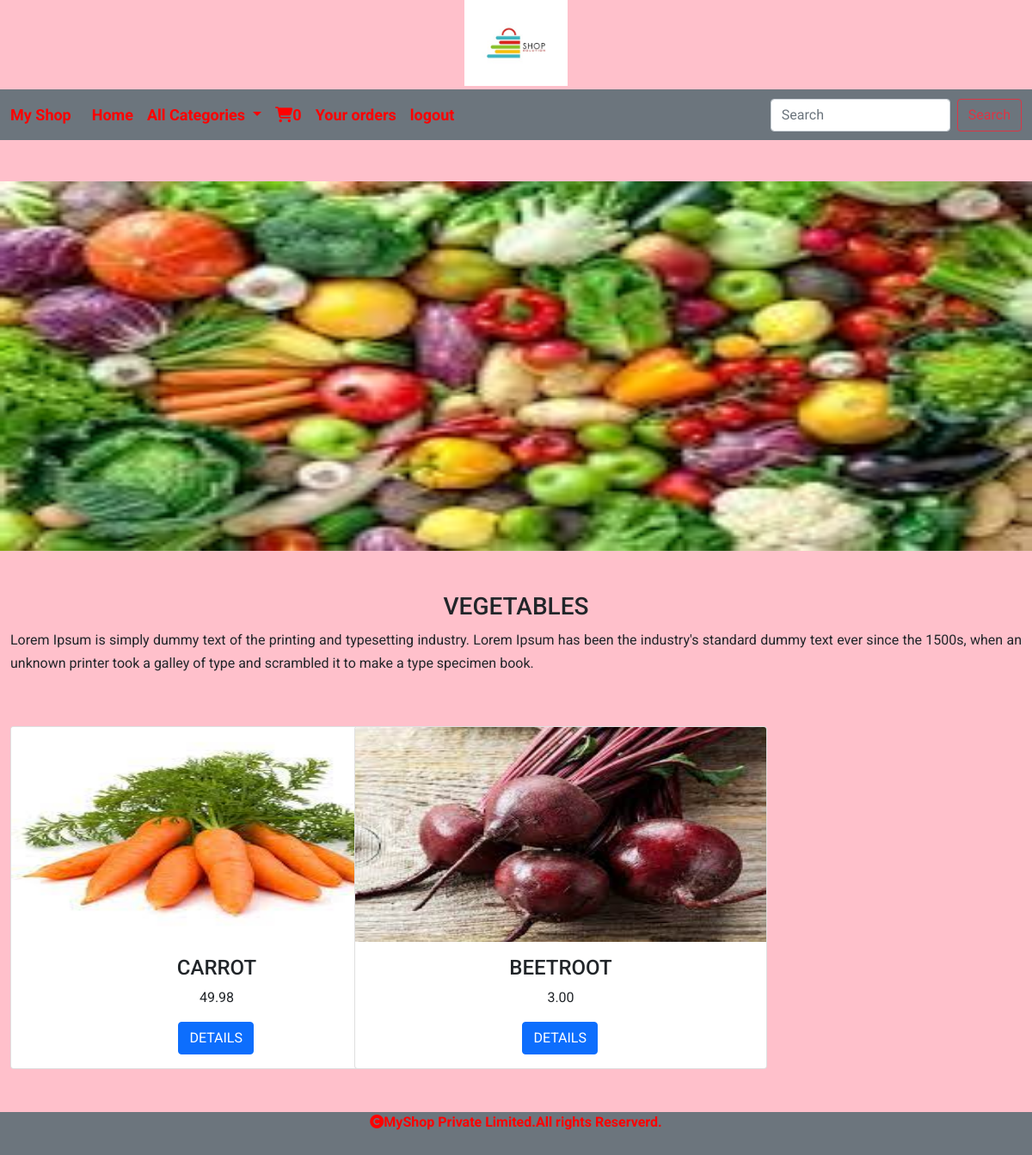
Page /allproducts/vegetables (signed in) on the committed database.
### shop/models.py (models this page shows, shortened)
class Category(models.Model):
    cname=models.CharField(max_length=200)
    description=models.TextField()
    image=models.ImageField(upload_to='shop/category',null=True,blank=True)

class Product(models.Model):
    pname = models.CharField(max_length=200)
    description = models.TextField()
    image = models.ImageField(upload_to='shop/product', null=True, blank=True)
    price=models.DecimalField(max_digits=10,decimal_places=2)
    category=models.ForeignKey(Category,on_delete=models.CASCADE)
    stock=models.IntegerField()
    available=models.BooleanField(default=True)
    created=models.DateTimeField(auto_now_add=True)
    updated=models.DateTimeField(auto_now=True)

### shop/views.py (the view)
# urls.py: path('allproducts/<c>',views.allproducts,name="allproducts"),
def allproducts(request,c):
    p=Product.objects.filter(category__cname=c)
    category=Category.objects.get(cname=c)
    return render(request,'products.html',{'p':p,'category':category})

### cart/context_processors.py (called while the page is built)
def counter(request):
    item_count=0
    if request.user.is_authenticated:
        user=request.user
        try:
            cart=Cart.objects.filter(user=user)
            for i in cart:
                item_count+=i.quantity
        except:
            item_count=0
    return {'count':item_count}

### shop/context_processors.py (called while the page is built)
def menu_links(request):
    links=Category.objects.all()
    return {'links':links}

### templates/products.html
<!DOCTYPE html>
{% extends 'base.html' %}
{% load static %}
{% block content %}
<div class="mt-5">
    <img src="{{category.image.url}}" height="430px" width="100%">
</div>
<div class="container-fluid mt-5" style="margin-bottom:60px;">
      <h3 class="text-center mb-2 text-uppercase">{{category.cname}}</h3>
    <p style="text-align:justify;line-height:1.7;">{{category.description}}</p>
</div>
<div class="container-fluid mt-5" style="margin-bottom:100px;">
    <div class="row">
        {% for i in p %}
        <div class="col-sm-4">
            <div class="card" style="width:30rem;">
  <img src="{{i.image.url}}" class="card-img-top" height="250px" width=100%" alt="...">
  <div class="card-body">
    <h4 class="card-title  text-uppercase text-center">{{i.pname}}</h4>
       <p class="card-text text-center">{{i.price}}</p>
    <a href="{% url 'shop:detail' i.pname %}" style="position:relative;left:40%;" class="btn btn-primary">DETAILS</a>
  </div>
</div>
        </div>
        {% endfor %}
    </div>
</div>
{% endblock %}

### static/css/style.css (style rules this page uses)
body { background-color:pink; font-family: 'Roboto', sans-serif; }

### rows in the picture
Category: image (picture), cname "VEGETABLES", description "Lorem Ipsum is simply dummy text of the printing and typesetting industry. Lorem Ipsum has been the industry's standard dummy text ever since the 1500s, when an unknown printer took a galley of type and scrambled it to make a type specimen book."
Product: image (picture), pname "CARROT", price "49.98"
Product: image (picture), pname "BEETROOT", price "3.00"

### other values in the picture
{{ count }} "0"
